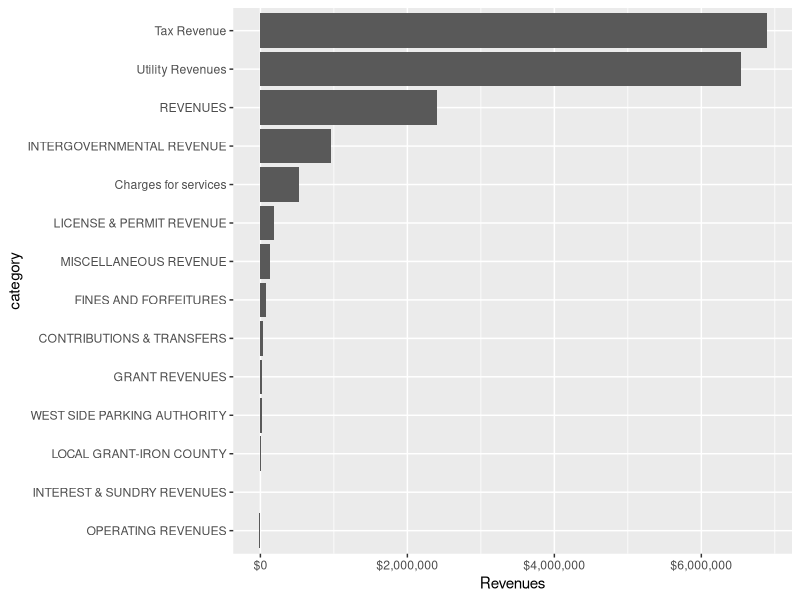
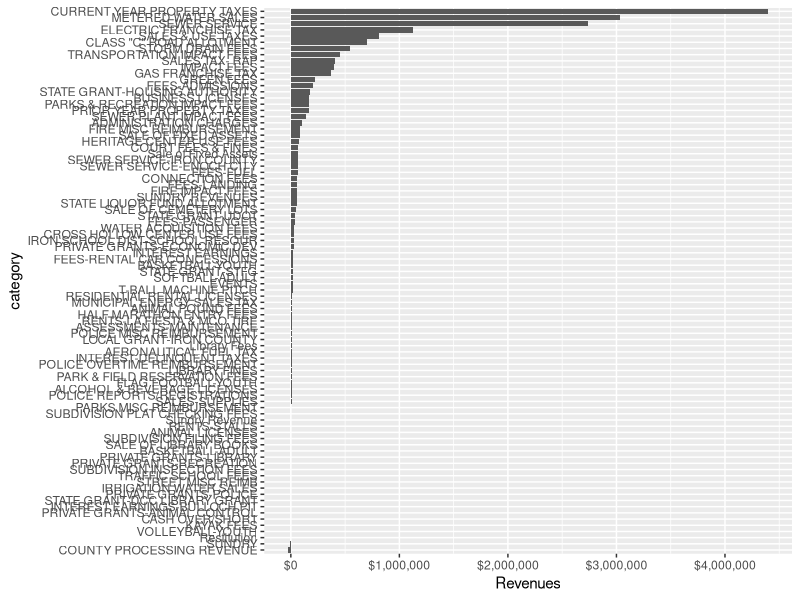
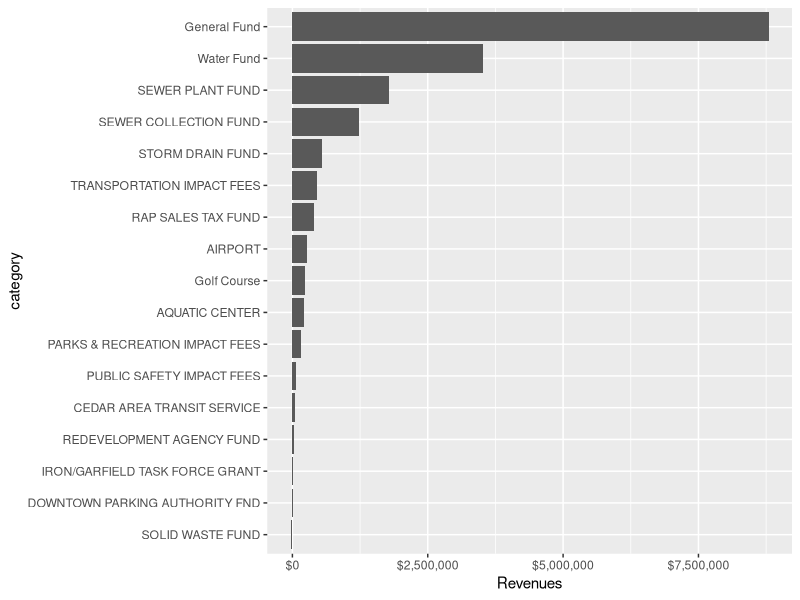
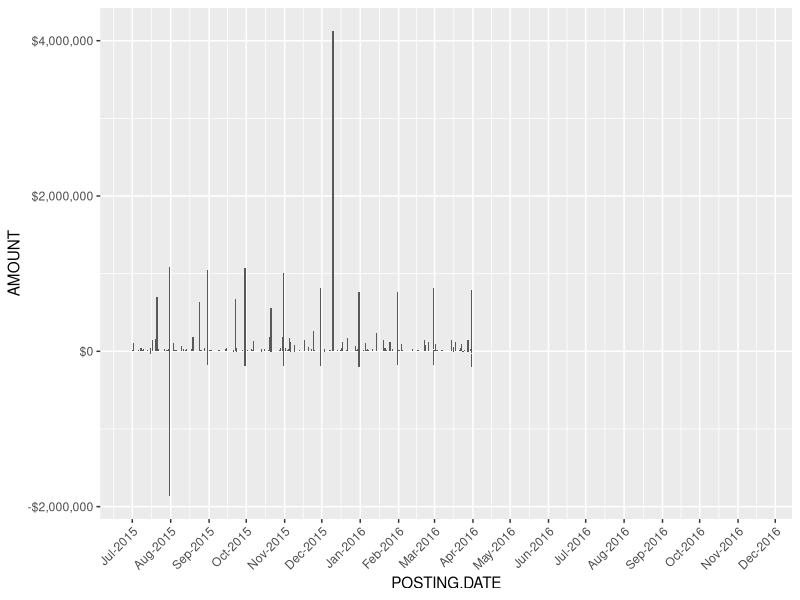
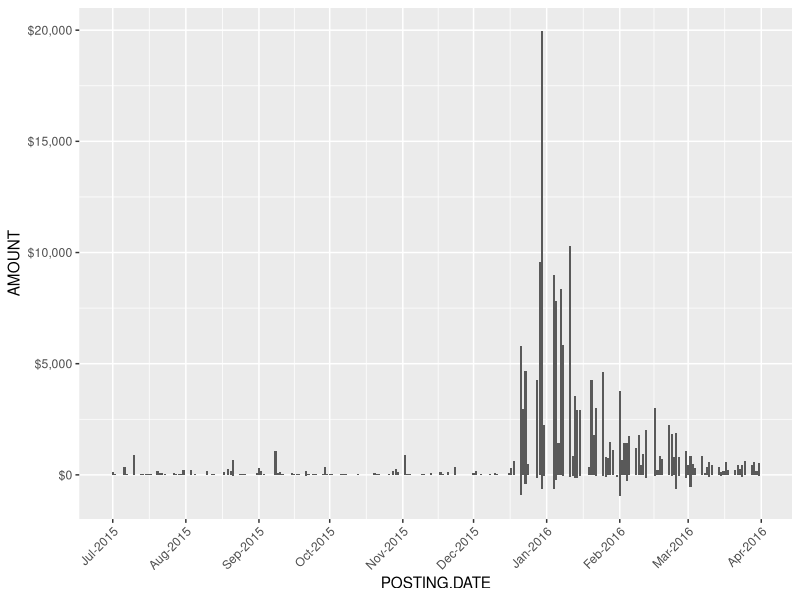

The R script that drew these images, in order:
library(ggplot2)
library(reshape2)
library(dplyr)

# Handle non-standard date format
setClass('myDate')
setAs("character","myDate", function(from) as.Date(from, format="%m/%d/%Y"))

revClasses <- c("POSTING.DATE"="myDate")
rev2016 <- read.csv("CedarCity_Revenue_2016.csv", header = TRUE, colClasses = revClasses)
mean(rev2016$AMOUNT)
filter(rev2016, is.na(AMOUNT))

revByCat1 <- rev2016 %>% group_by(CAT1) %>% summarise(total = sum(AMOUNT))
revByCat2 <- rev2016 %>% group_by(CAT2) %>% summarise(total = sum(AMOUNT))
revByFund <- rev2016 %>% group_by(FUND1) %>% summarise(total = sum(AMOUNT))

ggplot(data = revByCat1, aes(reorder(CAT1, total), total)) + 
  geom_bar(stat="identity") + 
  scale_y_continuous(labels = scales::dollar) + 
  xlab("category") + ylab("Revenues") +
  coord_flip()

ggplot(data = revByCat2, aes(reorder(CAT2, total), total)) + 
  geom_bar(stat="identity") + 
  scale_y_continuous(labels = scales::dollar) + 
  xlab("category") + ylab("Revenues") +
  coord_flip()

ggplot(data = revByFund, aes(reorder(FUND1, total), total)) + 
  geom_bar(stat="identity") + 
  scale_y_continuous(labels = scales::dollar) + 
  xlab("category") + ylab("Revenues") +
  coord_flip()

revByMonth <- rev2016 %>%
  mutate(month = format(POSTING.DATE, "%m"), year = format(POSTING.DATE, "%Y")) %>%
  group_by(month, year) %>%
  summarise(total = sum(AMOUNT))

ggplot(data = rev2016, aes(POSTING.DATE,AMOUNT)) + 
  geom_bar(stat = "identity") +
  scale_y_continuous(labels = scales::dollar) + 
  scale_x_date(date_breaks = "1 months", date_labels = "%b-%Y") +
  theme(axis.text.x = element_text(angle = 45, hjust = 1))

busLicenes <- rev2016 %>%
  filter(CAT2 == "BUSINESS LICENSES") %>%
  select(POSTING.DATE, AMOUNT)

ggplot(data = busLicenes, aes(POSTING.DATE,AMOUNT)) + 
  geom_bar(stat = "identity") +
  scale_y_continuous(labels = scales::dollar) + 
  scale_x_date(date_breaks = "1 months", date_labels = "%b-%Y") +
  theme(axis.text.x = element_text(angle = 45, hjust = 1))


admissionFees <- rev2016 %>%
  filter(CAT2 == "FEES-ADMISSIONS") %>%
  select(POSTING.DATE, AMOUNT)